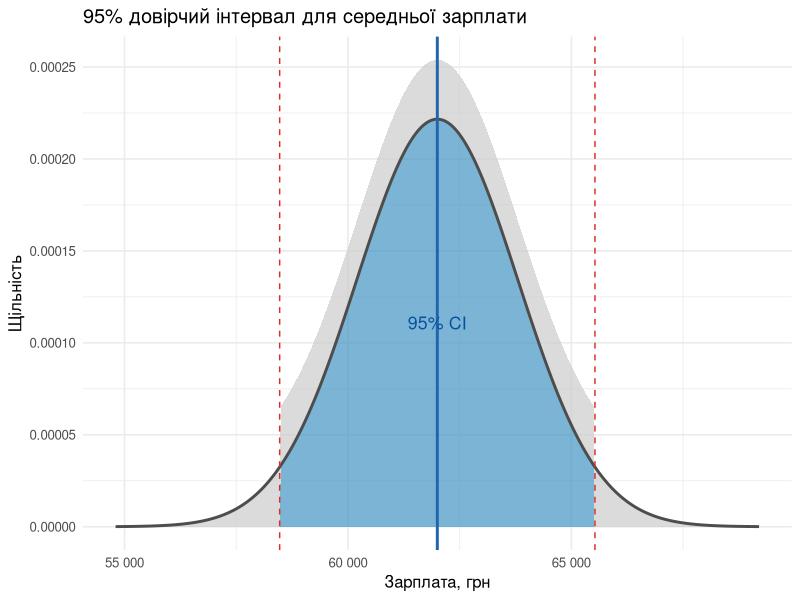
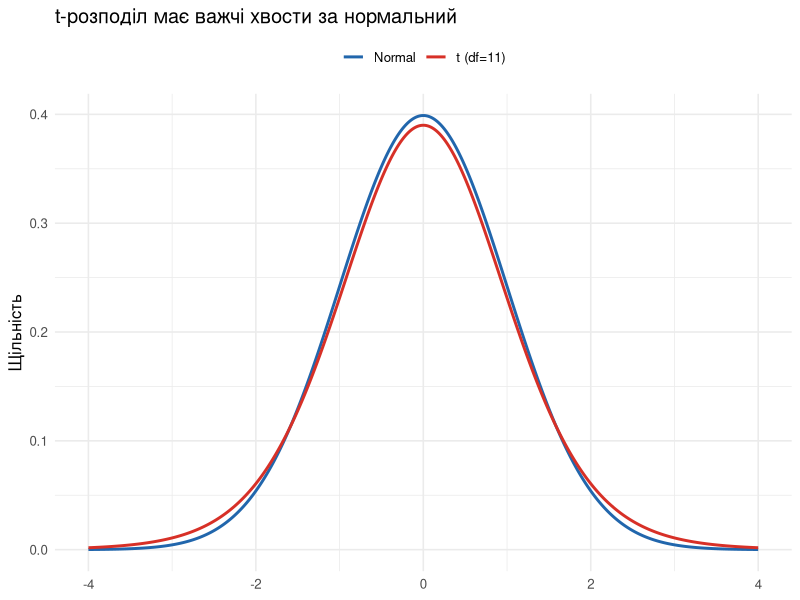
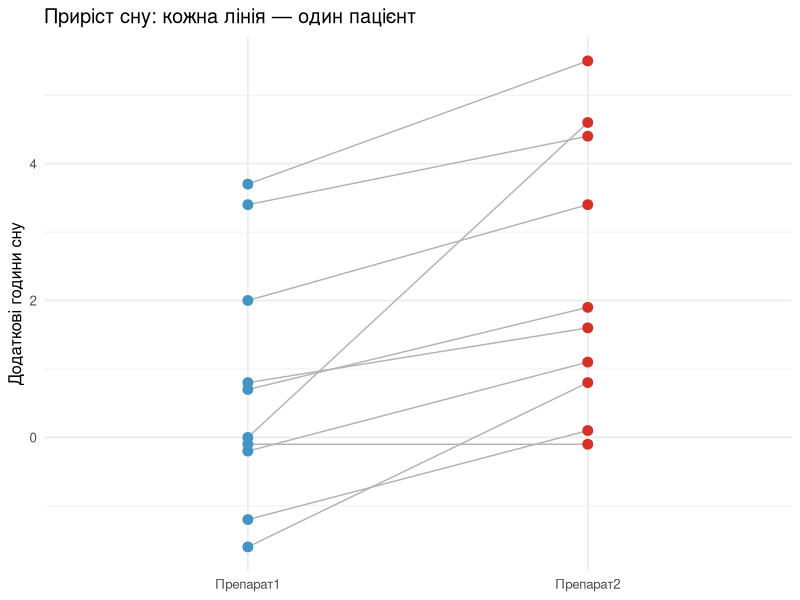
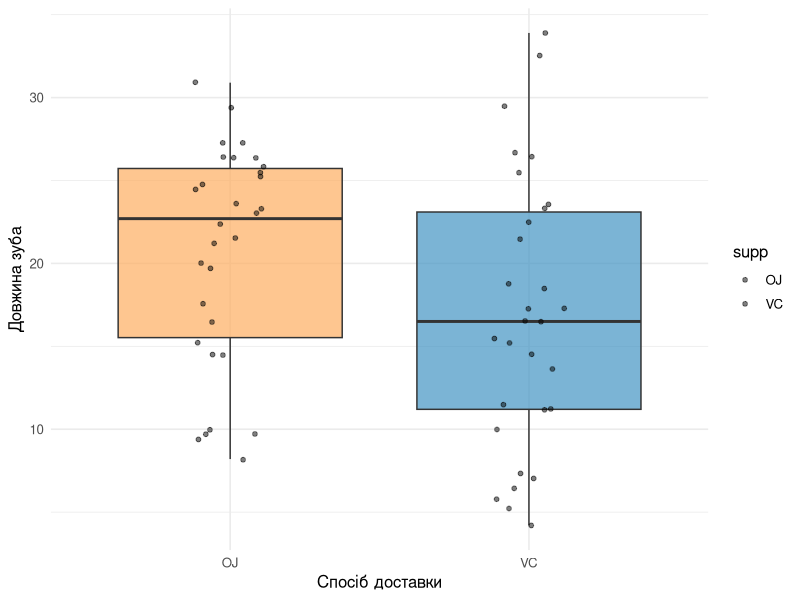
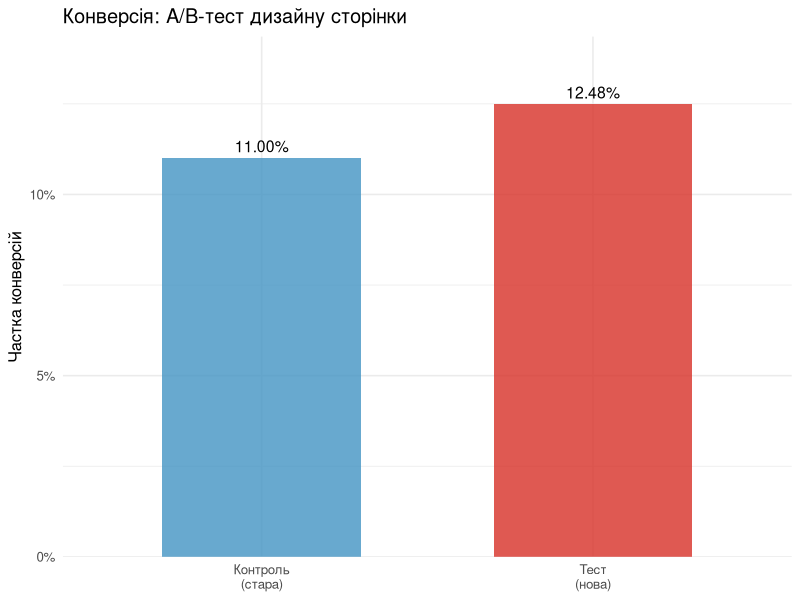

Write the R code that produced these figures, in order.
## ---- chunk 1
#| include: false
library(tidyverse)
library(patchwork)
library(scales)
## ---- chunk 2
sigma <- 18000; n <- 100; x_bar <- 62000; alpha <- 0.05

se <- sigma / sqrt(n)
z  <- qnorm(1 - alpha / 2)
me <- z * se
ci <- c(x_bar - me, x_bar + me)

cat(sprintf("SE = %.1f грн\n", se))
cat(sprintf("z(0.975) = %.4f, ME = %.1f грн\n", z, me))
cat(sprintf("95%% CI: (%.0f; %.0f) грн\n", ci[1], ci[2]))
## ---- chunk 3
#| fig-width: 9
#| fig-height: 4
#| output-location: slide

tibble(x = seq(x_bar - 4 * se, x_bar + 4 * se, length.out = 500)) |>
  mutate(density = dnorm(x, x_bar, se),
         in_ci   = x >= ci[1] & x <= ci[2]) |>
  ggplot(aes(x = x, y = density)) +
  geom_area(aes(fill = in_ci), alpha = 0.7, show.legend = FALSE) +
  geom_line(color = "grey30", linewidth = 1) +
  geom_vline(xintercept = ci, linetype = "dashed", color = "#d73027") +
  geom_vline(xintercept = x_bar, color = "#2166ac", linewidth = 1) +
  scale_fill_manual(values = c("TRUE" = "#4393c3", "FALSE" = "grey80")) +
  scale_x_continuous(labels = label_number(big.mark = " ")) +
  annotate("text", x = x_bar, y = dnorm(x_bar, x_bar, se) * 0.5,
           label = "95% CI", color = "#08519c", size = 4.5) +
  labs(title = "95% довірчий інтервал для середньої зарплати",
       x = "Зарплата, грн", y = "Щільність") +
  theme_minimal(base_size = 12)
## ---- chunk 4
x <- c(118, 124, 131, 109, 127, 140, 115, 122, 133, 119, 126, 130)
n <- length(x); alpha <- 0.03

x_bar <- mean(x); s <- sd(x); se <- s / sqrt(n)
t_crit <- qt(1 - alpha / 2, df = n - 1)
ci <- c(x_bar - t_crit * se, x_bar + t_crit * se)

cat(sprintf("n = %d, X̄ = %.2f мс, s = %.2f мс\n", n, x_bar, s))
cat(sprintf("t(0.985, %d) = %.4f\n", n - 1, t_crit))
cat(sprintf("97%% CI: (%.2f; %.2f) мс\n", ci[1], ci[2]))
## ---- chunk 5
t.test(x, conf.level = 0.97)$conf.int
## ---- chunk 6
#| fig-width: 9
#| fig-height: 3.8
#| output-location: slide

tibble(t = seq(-4, 4, length.out = 500)) |>
  mutate(Normal = dnorm(t), `t (df=11)` = dt(t, df = 11)) |>
  pivot_longer(-t, names_to = "dist", values_to = "density") |>
  ggplot(aes(t, density, color = dist)) +
  geom_line(linewidth = 1) +
  scale_color_manual(values = c("Normal" = "#2166ac", "t (df=11)" = "#d73027")) +
  labs(title = "t-розподіл має важчі хвости за нормальний",
       x = NULL, y = "Щільність", color = NULL) +
  theme_minimal(base_size = 12) +
  theme(legend.position = "top")
## ---- chunk 7
data(sleep)
drug1 <- sleep$extra[sleep$group == 1]
drug1

n <- length(drug1); x_bar <- mean(drug1); s <- sd(drug1)
t_stat <- (x_bar - 0) / (s / sqrt(n))
p_val  <- 1 - pt(t_stat, df = n - 1)   # one-sided (greater)
cat(sprintf("X̄ = %.3f, s = %.3f, t = %.3f, p = %.4f\n", x_bar, s, t_stat, p_val))
## ---- chunk 8
t.test(drug1, mu = 0, alternative = "greater")
## ---- chunk 9
drug2 <- sleep$extra[sleep$group == 2]
d <- drug2 - drug1

n <- length(d); d_bar <- mean(d); s_d <- sd(d)
t_stat <- d_bar / (s_d / sqrt(n))
p_val  <- 2 * (1 - pt(abs(t_stat), df = n - 1))
cat(sprintf("D̄ = %.3f, s_D = %.3f, t = %.3f, p = %.5f\n", d_bar, s_d, t_stat, p_val))
## ---- chunk 10
t.test(drug2, drug1, paired = TRUE, conf.level = 0.95)
## ---- chunk 11
#| fig-width: 8
#| fig-height: 4
#| output-location: slide

tibble(id = factor(1:n), Препарат1 = drug1, Препарат2 = drug2) |>
  pivot_longer(-id, names_to = "drug", values_to = "extra") |>
  ggplot(aes(x = drug, y = extra, group = id)) +
  geom_line(color = "grey70") +
  geom_point(aes(color = drug), size = 3, show.legend = FALSE) +
  scale_color_manual(values = c("Препарат1" = "#4393c3", "Препарат2" = "#d73027")) +
  labs(title = "Приріст сну: кожна лінія — один пацієнт",
       x = NULL, y = "Додаткові години сну") +
  theme_minimal(base_size = 12)
## ---- chunk 12
#| echo: false
#| fig-width: 8
#| fig-height: 3.3

data(ToothGrowth)
ToothGrowth |>
  ggplot(aes(x = supp, y = len, fill = supp)) +
  geom_boxplot(alpha = 0.7, show.legend = FALSE) +
  geom_jitter(width = 0.12, alpha = 0.5, size = 1.3) +
  scale_fill_manual(values = c("OJ" = "#fdae61", "VC" = "#4393c3")) +
  labs(x = "Спосіб доставки", y = "Довжина зуба") +
  theme_minimal(base_size = 12)
## ---- chunk 13
t.test(len ~ supp, data = ToothGrowth,
       alternative = "two.sided", conf.level = 0.90)
## ---- chunk 14
welch  <- t.test(len ~ supp, data = ToothGrowth, var.equal = FALSE)
pooled <- t.test(len ~ supp, data = ToothGrowth, var.equal = TRUE)

tibble(
  Тест    = c("Welch", "Pooled"),
  t       = c(welch$statistic, pooled$statistic),
  df      = c(welch$parameter, pooled$parameter),
  p_value = c(welch$p.value, pooled$p.value)
) |>
  mutate(across(c(t, p_value), \(v) round(v, 4)), df = round(df, 2))
## ---- chunk 15
successes <- c(control = 528, treatment = 593)
trials    <- c(control = 4800, treatment = 4750)

prop.test(successes, trials, alternative = "two.sided", correct = FALSE)
## ---- chunk 16
p1 <- successes[1] / trials[1]
p2 <- successes[2] / trials[2]
p_pool <- sum(successes) / sum(trials)

z <- (p1 - p2) / sqrt(p_pool * (1 - p_pool) * (1/trials[1] + 1/trials[2]))
p_val <- 2 * (1 - pnorm(abs(z)))
cat(sprintf("p̂1 = %.4f, p̂2 = %.4f, p̂_pool = %.4f\n", p1, p2, p_pool))
cat(sprintf("Z = %.3f, Z² = %.3f, p-value = %.4f\n", z, z^2, p_val))
## ---- chunk 17
#| fig-width: 8
#| fig-height: 4

tibble(
  group = c("Контроль\n(стара)", "Тест\n(нова)"),
  rate  = c(p1, p2)
) |>
  ggplot(aes(x = group, y = rate, fill = group)) +
  geom_col(alpha = 0.8, width = 0.6, show.legend = FALSE) +
  geom_text(aes(label = percent(rate, accuracy = 0.01)), vjust = -0.5, size = 4) +
  scale_fill_manual(values = c("#4393c3", "#d73027")) +
  scale_y_continuous(labels = percent_format(), expand = expansion(c(0, 0.15))) +
  labs(title = "Конверсія: A/B-тест дизайну сторінки",
       x = NULL, y = "Частка конверсій") +
  theme_minimal(base_size = 12)
